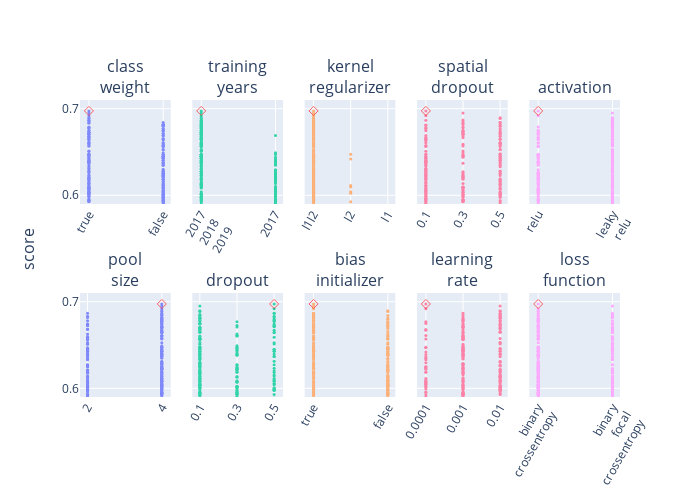

The notebook cell this image was saved under:
### Code cell
rows = []
for trial in sorted(list(trials_dir.glob('trial_*'))):
    with open(trial.joinpath('trial.json')) as f:
        results = json.load(f)
        row = {'score': results['score']} | results['hyperparameters']['values']
        rows.append(row)

trials_df = pd.DataFrame(rows).sort_values(by='score', ascending=False)
trials_df = trials_df[[c for c in trials_df.columns if 'tuner' not in c]]

nrows, ncols = 2, 5
fig = make_subplots(
    rows=nrows, cols=ncols, shared_yaxes='all', y_title='score',
    subplot_titles=trials_df.columns[1:].str.replace('_', '<br>'),
    vertical_spacing=0.3,
)

for i, col in enumerate(trials_df.columns[1:]):
    if trials_df[col].dtype == object:
        x = trials_df[col].str.replace('_', '<br>')
    else:
        x = trials_df[col]

    position = dict(row=(i//ncols)+1, col=(i%ncols)+1)
    fig.append_trace(go.Scatter(
        y=trials_df['score'],
        x=x,
        mode='markers',
        marker_size=3,
        opacity=0.8,
    ), **position)
    
    fig.append_trace(go.Scatter(
        y=[trials_df['score'].max()],
        x=[x[trials_df['score'].idxmax()]],
        mode='markers',
        marker_symbol='diamond-open',
        marker_color='red',
        marker_size=7,
        opacity=0.6,
    ), **position)

    fig.update_xaxes(
        type='log' if 'learning_rate' in col else None,
        tickformat='.1r',
        tickangle=-60,
        tickvals=x.unique(),
        **position
    )
    fig.update_yaxes(range=[0.59, 0.71], tickvals=[0.6, 0.7])

fig.update_layout(
    height=500, width=700, showlegend=False,
    margin=dict(l=80, r=80, t=100, b=80)
)
# fig.write_image(figures_dir.joinpath('fixed_layers_followup.pdf'))
fig.show()

### Figure 1 — Plotly figure (JSON) as saved in the notebook; plotly's stock layout.template omitted (floating-point values rounded to 4 significant figures; data arrays with more than 128 entries replaced by an {"elided": "..."} marker saying what was removed)
{"data": [{"marker": {"size": 3}, "mode": "markers", "opacity": 0.8, "type": "scatter", "x": {"elided": "680 bool values"}, "xaxis": "x", "y": {"elided": "680 float values"}, "yaxis": "y"}, {"marker": {"color": "red", "size": 7, "symbol": "diamond-open"}, "mode": "markers", "opacity": 0.6, "type": "scatter", "x": [true], "xaxis": "x", "y": [0.6974], "yaxis": "y"}, {"marker": {"size": 3}, "mode": "markers", "opacity": 0.8, "type": "scatter", "x": {"elided": "680 str values"}, "xaxis": "x2", "y": {"elided": "680 float values"}, "yaxis": "y2"}, {"marker": {"color": "red", "size": 7, "symbol": "diamond-open"}, "mode": "markers", "opacity": 0.6, "type": "scatter", "x": ["2017<br>2018<br>2019"], "xaxis": "x2", "y": [0.6974], "yaxis": "y2"}, {"marker": {"size": 3}, "mode": "markers", "opacity": 0.8, "type": "scatter", "x": {"elided": "680 str values"}, "xaxis": "x3", "y": {"elided": "680 float values"}, "yaxis": "y3"}, {"marker": {"color": "red", "size": 7, "symbol": "diamond-open"}, "mode": "markers", "opacity": 0.6, "type": "scatter", "x": ["l1l2"], "xaxis": "x3", "y": [0.6974], "yaxis": "y3"}, {"marker": {"size": 3}, "mode": "markers", "opacity": 0.8, "type": "scatter", "x": {"elided": "680 float values"}, "xaxis": "x4", "y": {"elided": "680 float values"}, "yaxis": "y4"}, {"marker": {"color": "red", "size": 7, "symbol": "diamond-open"}, "mode": "markers", "opacity": 0.6, "type": "scatter", "x": [0.1], "xaxis": "x4", "y": [0.6974], "yaxis": "y4"}, {"marker": {"size": 3}, "mode": "markers", "opacity": 0.8, "type": "scatter", "x": {"elided": "680 str values"}, "xaxis": "x5", "y": {"elided": "680 float values"}, "yaxis": "y5"}, {"marker": {"color": "red", "size": 7, "symbol": "diamond-open"}, "mode": "markers", "opacity": 0.6, "type": "scatter", "x": ["relu"], "xaxis": "x5", "y": [0.6974], "yaxis": "y5"}, {"marker": {"size": 3}, "mode": "markers", "opacity": 0.8, "type": "scatter", "x": {"elided": "680 int values"}, "xaxis": "x6", "y": {"elided": "680 float values"}, "yaxis": "y6"}, {"marker": {"color": "red", "size": 7, "symbol": "diamond-open"}, "mode": "markers", "opacity": 0.6, "type": "scatter", "x": [4], "xaxis": "x6", "y": [0.6974], "yaxis": "y6"}, {"marker": {"size": 3}, "mode": "markers", "opacity": 0.8, "type": "scatter", "x": {"elided": "680 float values"}, "xaxis": "x7", "y": {"elided": "680 float values"}, "yaxis": "y7"}, {"marker": {"color": "red", "size": 7, "symbol": "diamond-open"}, "mode": "markers", "opacity": 0.6, "type": "scatter", "x": [0.5], "xaxis": "x7", "y": [0.6974], "yaxis": "y7"}, {"marker": {"size": 3}, "mode": "markers", "opacity": 0.8, "type": "scatter", "x": {"elided": "680 bool values"}, "xaxis": "x8", "y": {"elided": "680 float values"}, "yaxis": "y8"}, {"marker": {"color": "red", "size": 7, "symbol": "diamond-open"}, "mode": "markers", "opacity": 0.6, "type": "scatter", "x": [true], "xaxis": "x8", "y": [0.6974], "yaxis": "y8"}, {"marker": {"size": 3}, "mode": "markers", "opacity": 0.8, "type": "scatter", "x": {"elided": "680 float values"}, "xaxis": "x9", "y": {"elided": "680 float values"}, "yaxis": "y9"}, {"marker": {"color": "red", "size": 7, "symbol": "diamond-open"}, "mode": "markers", "opacity": 0.6, "type": "scatter", "x": [0.0001], "xaxis": "x9", "y": [0.6974], "yaxis": "y9"}, {"marker": {"size": 3}, "mode": "markers", "opacity": 0.8, "type": "scatter", "x": {"elided": "680 str values"}, "xaxis": "x10", "y": {"elided": "680 float values"}, "yaxis": "y10"}, {"marker": {"color": "red", "size": 7, "symbol": "diamond-open"}, "mode": "markers", "opacity": 0.6, "type": "scatter", "x": ["binary<br>crossentropy"], "xaxis": "x10", "y": [0.6974], "yaxis": "y10"}], "layout": {"annotations": [{"font": {"size": 16}, "showarrow": false, "text": "class<br>weight", "x": 0.084, "xanchor": "center", "xref": "paper", "y": 1.0, "yanchor": "bottom", "yref": "paper"}, {"font": {"size": 16}, "showarrow": false, "text": "training<br>years", "x": 0.292, "xanchor": "center", "xref": "paper", "y": 1.0, "yanchor": "bottom", "yref": "paper"}, {"font": {"size": 16}, "showarrow": false, "text": "kernel<br>regularizer", "x": 0.5, "xanchor": "center", "xref": "paper", "y": 1.0, "yanchor": "bottom", "yref": "paper"}, {"font": {"size": 16}, "showarrow": false, "text": "spatial<br>dropout", "x": 0.708, "xanchor": "center", "xref": "paper", "y": 1.0, "yanchor": "bottom", "yref": "paper"}, {"font": {"size": 16}, "showarrow": false, "text": "activation", "x": 0.916, "xanchor": "center", "xref": "paper", "y": 1.0, "yanchor": "bottom", "yref": "paper"}, {"font": {"size": 16}, "showarrow": false, "text": "pool<br>size", "x": 0.084, "xanchor": "center", "xref": "paper", "y": 0.35, "yanchor": "bottom", "yref": "paper"}, {"font": {"size": 16}, "showarrow": false, "text": "dropout", "x": 0.292, "xanchor": "center", "xref": "paper", "y": 0.35, "yanchor": "bottom", "yref": "paper"}, {"font": {"size": 16}, "showarrow": false, "text": "bias<br>initializer", "x": 0.5, "xanchor": "center", "xref": "paper", "y": 0.35, "yanchor": "bottom", "yref": "paper"}, {"font": {"size": 16}, "showarrow": false, "text": "learning<br>rate", "x": 0.708, "xanchor": "center", "xref": "paper", "y": 0.35, "yanchor": "bottom", "yref": "paper"}, {"font": {"size": 16}, "showarrow": false, "text": "loss<br>function", "x": 0.916, "xanchor": "center", "xref": "paper", "y": 0.35, "yanchor": "bottom", "yref": "paper"}, {"font": {"size": 16}, "showarrow": false, "text": "score", "textangle": -90, "x": 0, "xanchor": "right", "xref": "paper", "xshift": -40, "y": 0.5, "yanchor": "middle", "yref": "paper"}], "height": 500, "margin": {"b": 80, "l": 80, "r": 80, "t": 100}, "showlegend": false, "width": 700, "xaxis": {"anchor": "y", "autorange": true, "domain": [0, 0.168], "range": [-0.12, 1.101], "tickangle": -60, "tickformat": ".1r", "tickvals": [true, false], "type": "category"}, "xaxis10": {"anchor": "y10", "autorange": true, "domain": [0.832, 1], "range": [-0.12, 1.101], "tickangle": -60, "tickformat": ".1r", "tickvals": ["binary<br>crossentropy", "binary<br>focal<br>crossentropy"], "type": "category"}, "xaxis2": {"anchor": "y2", "autorange": true, "domain": [0.208, 0.376], "range": [-0.12, 1.101], "tickangle": -60, "tickformat": ".1r", "tickvals": ["2017<br>2018<br>2019", "2017"], "type": "category"}, "xaxis3": {"anchor": "y3", "autorange": true, "domain": [0.416, 0.584], "range": [-0.24, 2.203], "tickangle": -60, "tickformat": ".1r", "tickvals": ["l1l2", "l2", "l1"], "type": "category"}, "xaxis4": {"anchor": "y4", "autorange": true, "domain": [0.624, 0.792], "range": [0.05201, 0.5406], "tickangle": -60, "tickformat": ".1r", "tickvals": [0.1, 0.3, 0.5], "type": "linear"}, "xaxis5": {"anchor": "y5", "autorange": true, "domain": [0.832, 1], "range": [-0.12, 1.101], "tickangle": -60, "tickformat": ".1r", "tickvals": ["relu", "leaky<br>relu"], "type": "category"}, "xaxis6": {"anchor": "y6", "autorange": true, "domain": [0, 0.168], "range": [1.797, 4.24], "tickangle": -60, "tickformat": ".1r", "tickvals": [4, 2], "type": "linear"}, "xaxis7": {"anchor": "y7", "autorange": true, "domain": [0.208, 0.376], "range": [0.05941, 0.548], "tickangle": -60, "tickformat": ".1r", "tickvals": [0.5, 0.1, 0.3], "type": "linear"}, "xaxis8": {"anchor": "y8", "autorange": true, "domain": [0.416, 0.584], "range": [-0.12, 1.101], "tickangle": -60, "tickformat": ".1r", "tickvals": [true, false], "type": "category"}, "xaxis9": {"anchor": "y9", "autorange": true, "domain": [0.624, 0.792], "range": [-4.24, -1.797], "tickangle": -60, "tickformat": ".1r", "tickvals": [0.0001, 0.01, 0.001], "type": "log"}, "yaxis": {"anchor": "x", "domain": [0.65, 1.0], "matches": "y6", "range": [0.59, 0.71], "tickvals": [0.6, 0.7], "type": "linear"}, "yaxis10": {"anchor": "x10", "domain": [0, 0.35], "matches": "y6", "range": [0.59, 0.71], "showticklabels": false, "tickvals": [0.6, 0.7], "type": "linear"}, "yaxis2": {"anchor": "x2", "domain": [0.65, 1.0], "matches": "y6", "range": [0.59, 0.71], "showticklabels": false, "tickvals": [0.6, 0.7], "type": "linear"}, "yaxis3": {"anchor": "x3", "domain": [0.65, 1.0], "matches": "y6", "range": [0.59, 0.71], "showticklabels": false, "tickvals": [0.6, 0.7], "type": "linear"}, "yaxis4": {"anchor": "x4", "domain": [0.65, 1.0], "matches": "y6", "range": [0.59, 0.71], "showticklabels": false, "tickvals": [0.6, 0.7], "type": "linear"}, "yaxis5": {"anchor": "x5", "domain": [0.65, 1.0], "matches": "y6", "range": [0.59, 0.71], "showticklabels": false, "tickvals": [0.6, 0.7], "type": "linear"}, "yaxis6": {"anchor": "x6", "domain": [0, 0.35], "range": [0.59, 0.71], "tickvals": [0.6, 0.7], "type": "linear"}, "yaxis7": {"anchor": "x7", "domain": [0, 0.35], "matches": "y6", "range": [0.59, 0.71], "showticklabels": false, "tickvals": [0.6, 0.7], "type": "linear"}, "yaxis8": {"anchor": "x8", "domain": [0, 0.35], "matches": "y6", "range": [0.59, 0.71], "showticklabels": false, "tickvals": [0.6, 0.7], "type": "linear"}, "yaxis9": {"anchor": "x9", "domain": [0, 0.35], "matches": "y6", "range": [0.59, 0.71], "showticklabels": false, "tickvals": [0.6, 0.7], "type": "linear"}}}
